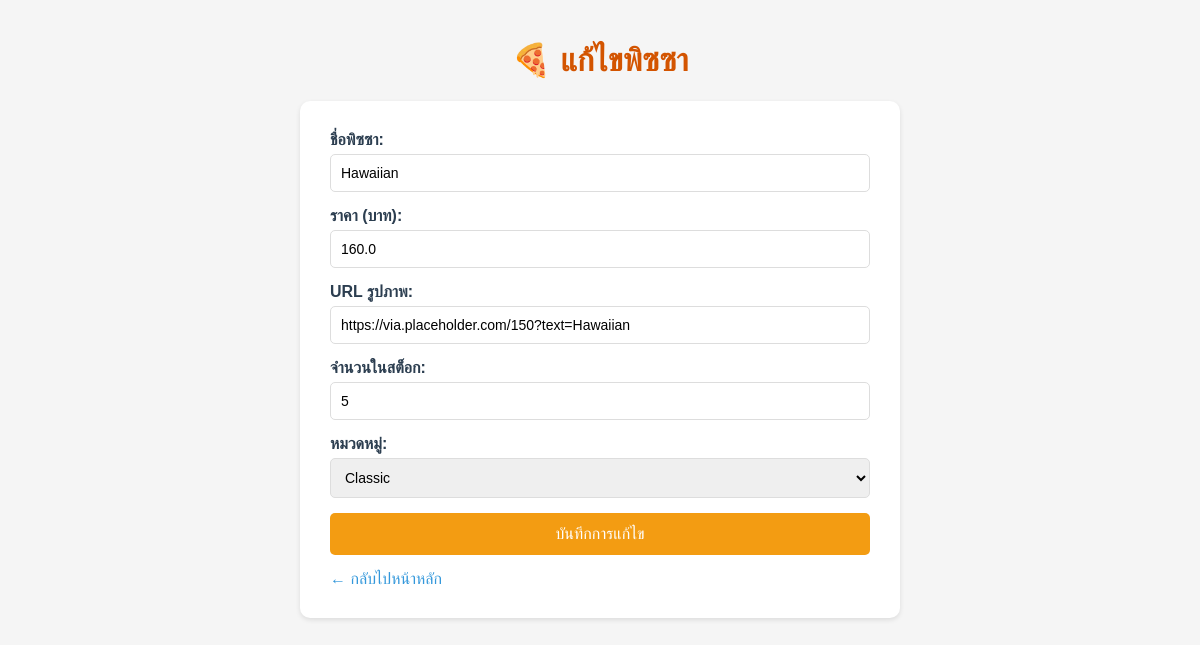
The page /edit/3 on the database its author committed.
### tables this page shows
CREATE TABLE pizza (
            id INTEGER PRIMARY KEY AUTOINCREMENT,
            name TEXT NOT NULL,
            price REAL NOT NULL,
            image TEXT,
            stock INTEGER NOT NULL DEFAULT 0,
            category_id INTEGER NOT NULL,
            FOREIGN KEY (category_id) REFERENCES categories(id)
        );

CREATE TABLE categories (
            id INTEGER PRIMARY KEY AUTOINCREMENT,
            name TEXT NOT NULL
        );

### app.py (the view, shortened to what this page needs)
@app.route('/edit/<int:id>', methods=['GET', 'POST'])
def edit_pizza(id):
    conn = get_db_connection()
    categories = conn.execute('SELECT * FROM categories').fetchall()
    pizza = conn.execute('SELECT * FROM pizza WHERE id = ?', (id,)).fetchone()
    conn.close()
    return render_template('edit.html', pizza=pizza, categories=categories)

### app.py (called while the page is built)
def get_db_connection():
    conn = sqlite3.connect(DB_NAME)
    conn.row_factory = sqlite3.Row
    return conn

### templates/edit.html (shortened to what this page needs)
<!DOCTYPE html>
<html lang="th">
<head>
</head>
<body>
    <h1>🍕 แก้ไขพิซซา</h1>
    <div class="form-container">
        <form method="POST">
            <div class="form-group">
                <label for="name">ชื่อพิซซา:</label>
                <input type="text" id="name" name="name" required value="{{ pizza.name }}">
            </div>
            <div class="form-group">
                <label for="price">ราคา (บาท):</label>
                <input type="number" id="price" name="price" required min="0" step="1" value="{{ pizza.price }}">
            </div>
            <div class="form-group">
                <label for="image">URL รูปภาพ:</label>
                <input type="url" id="image" name="image" value="{{ pizza.image }}">
            </div>
            <div class="form-group">
                <label for="stock">จำนวนในสต็อก:</label>
                <input type="number" id="stock" name="stock" required min="0" value="{{ pizza.stock }}">
            </div>
            <div class="form-group">
                <label for="category_id">หมวดหมู่:</label>
                <select id="category_id" name="category_id" required>
                    {% for cat in categories %}
                    <option value="{{ cat.id }}" {% if cat.id == pizza.category_id %}selected{% endif %}>
                        {{ cat.name }}
                    </option>
                    {% endfor %}
                </select>
            </div>
            <button type="submit" class="submit-btn">บันทึกการแก้ไข</button>
        </form>
        <a href="/" class="back-btn">← กลับไปหน้าหลัก</a>
    </div>
</body>
</html>

### templates/edit.html (style rules this page uses)
body { font-family: Arial, sans-serif; max-width: 600px; margin: 0 auto; padding: 20px; background-color: #f5f5f5; }
h1 { text-align: center; color: #d35400; }
.form-container { background: white; padding: 30px; border-radius: 10px; box-shadow: 0 2px 5px rgba(0,0,0,0.1); }
.form-group { margin-bottom: 15px; }
label { display: block; margin-bottom: 5px; font-weight: bold; color: #2c3e50; }
input, select { width: 100%; padding: 10px; border: 1px solid #ddd; border-radius: 5px; box-sizing: border-box; font-size: 14px; }
.submit-btn { width: 100%; background-color: #f39c12; color: white; padding: 12px; border: none; border-radius: 5px; font-size: 16px; cursor: pointer; }
.back-btn { display: inline-block; margin-top: 15px; color: #3498db; text-decoration: none; }

### rows shown on the page
pizza: name "Hawaiian", price "160.0", image "https://via.placeholder.com/150?text=Hawaiian", stock "5", category_id "Classic"
